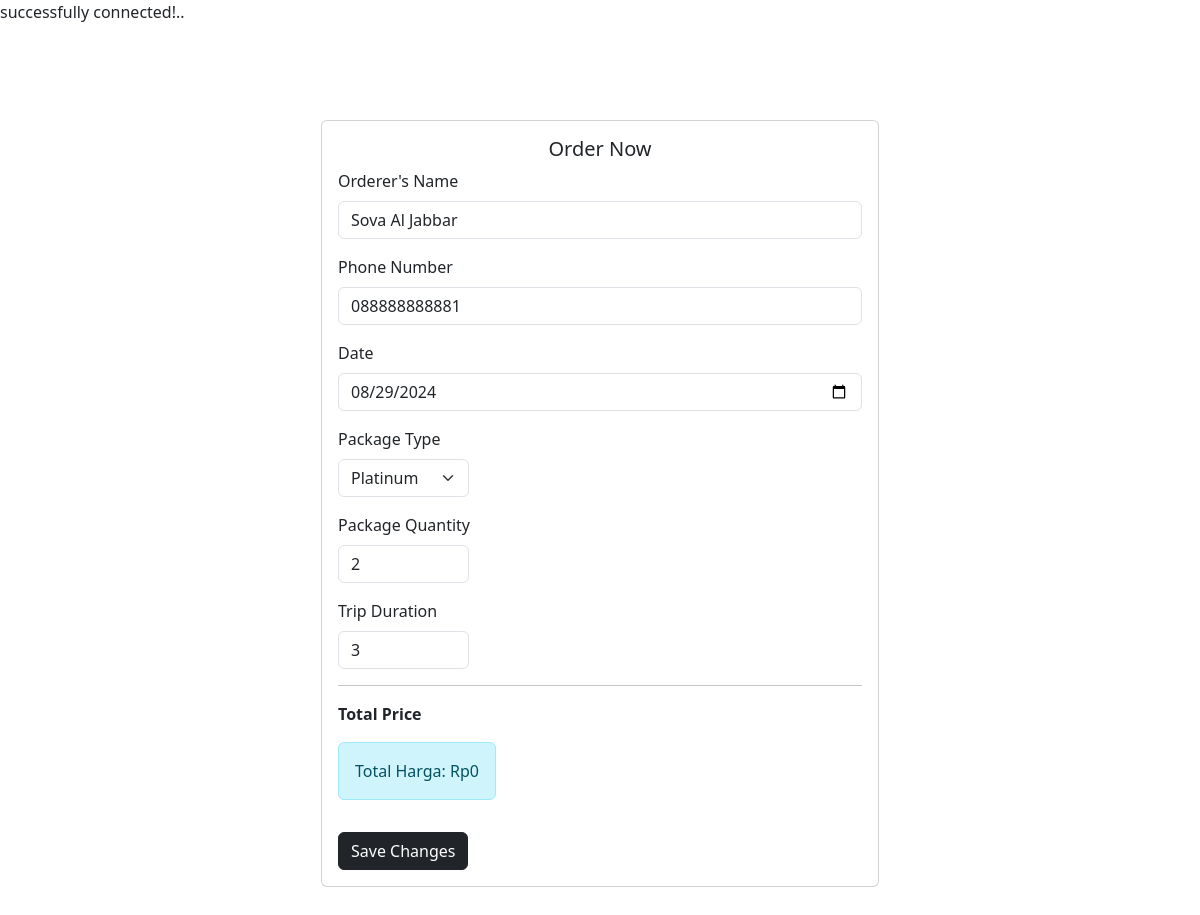
The page /pages/form-edit.php?id=47 on the database its author committed.
### tables this page shows
CREATE TABLE `pesanan` (
  `id` int(200) NOT NULL,
  `name` varchar(30) NOT NULL,
  `phone` varchar(15) NOT NULL,
  `date` date NOT NULL,
  `package` varchar(10) NOT NULL,
  `quantity` int(3) NOT NULL,
  `duration` int(3) NOT NULL,
  `amount` varchar(100) NOT NULL
);

### pages/form-edit.php (the view, shortened to what this page needs)
<!DOCTYPE html>
<html>
    <head>
        <link rel="stylesheet" href="../assets/css/bootstrap.min.css" />
    </head>
    <body>
    <?php
        include '../includes/connection.php';
        $id = $_GET['id'];
        $pesanan = mysqli_query($connection, "SELECT * FROM pesanan WHERE id = '$id'");
        $row = mysqli_fetch_array($pesanan);
        $package = array("Silver", "Gold", "Platinum");
        ?>
    <div class="container py-5">
            <div class="row">
                <div class="col">
                    <div class="card w-50 mt-5 mb-5 mx-auto">
                        <div class="card-body">
                            <h5 class="card-title text-center">Order Now</h5>
                            <form method="post" action="../includes/update.php">
                                <div class="mb-3">
                                    <label class="form-label">Orderer's Name</label>
                                    <input type="text" class="form-control" name="name" value="<?php echo $row['name'];?>">
                                </div>
                                <div class="mb-3">
                                    <label class="form-label">Phone Number</label>
                                    <input type="text" class="form-control" name="phone" value="<?php echo $row['phone'];?>">
                                </div>
                                <div class="mb-3">
                                    <label class="form-label">Date</label>
                                    <input type="date" class="form-control" name="date" value="<?php echo $row['date'];?>">
                                </div>
                                <div class="mb-3">
                                    <label for="package" class="form-label">Package Type</label>
                                    <select class="form-select w-25" id="package" name="package">
                                    <?php
                                    foreach ($package as $j){
                                        echo "<option value='$j' ";
                                        echo $row['package']==$j?'selected="selected"':'';
                                        echo ">$j</option>";
                                    }
                                    ?>
                                    </select>
                                </div>
                                <div class="mb-3">
                                    <label for="number" class="form-label">Package Quantity</label>
                                    <div class="input-group w-25">
                                        <input type="number" class="form-control" id="quantity" name="quantity" value="<?php echo $row['quantity'];?>">
                                    </div>
                                </div>
                                <div class="mb-3">
                                    <label for="number" class="form-label">Trip Duration</label>
                                    <div class="input-group w-25">
                                        <input type="number" class="form-control" id="duration" name="duration" value="<?php echo $row['duration'];?>">
                                    </div>
                                </div>
                                <hr>
                                <label class="fw-bold form-label">Total Price</label>
                                <div class="input-group mb-3 w-50">
                                    <div class="input-group-prepend">
                                    <div class="alert alert-info mt-2 text-center" id="price" name="price">Total Harga: Rp0</div>
                                    </div>
                                  </div>
                                <button type="submit" class="btn btn-dark" value="save">Save Changes</button>
                            </form>
                        </div>
                    </div>
                </div>
            </div>
        </div>
    </body>
</html>

### rows shown on the page
pesanan: name "Sova Al Jabbar", phone "088888888881", date "08/29/2024", package "Platinum", quantity "2", duration "3"
